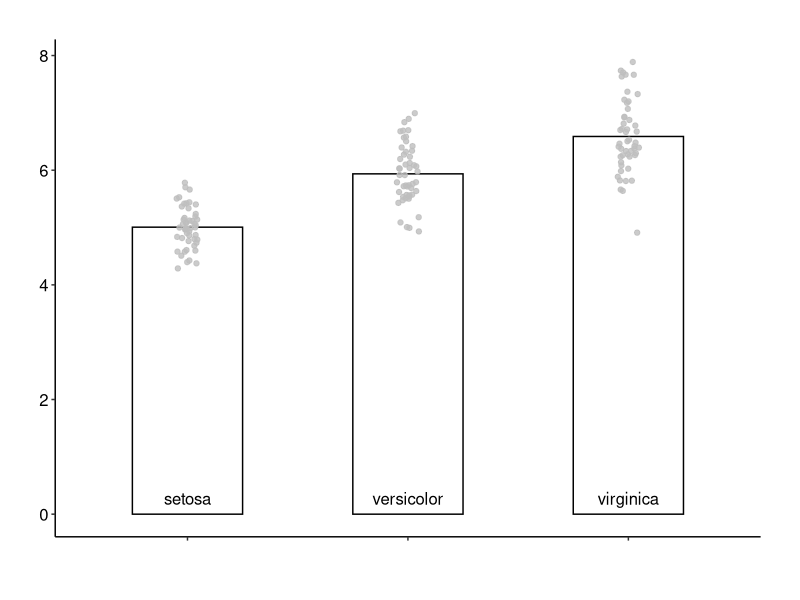
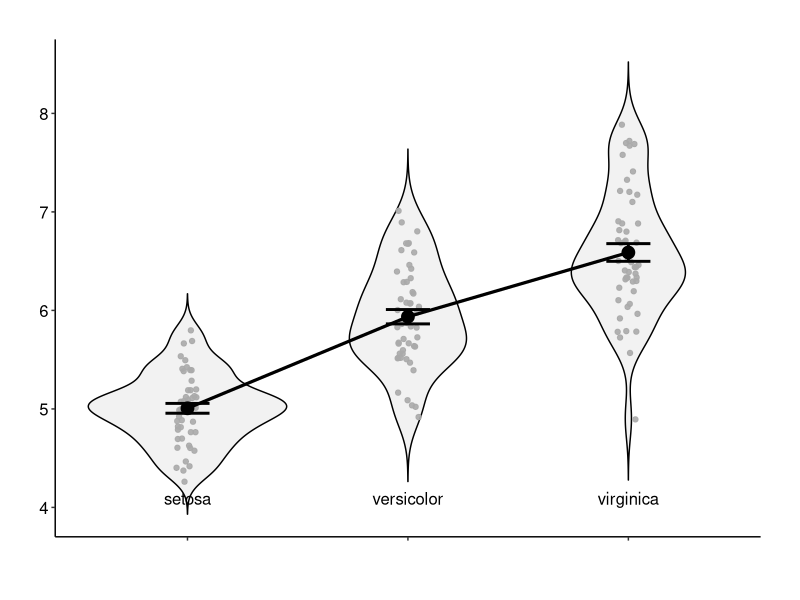
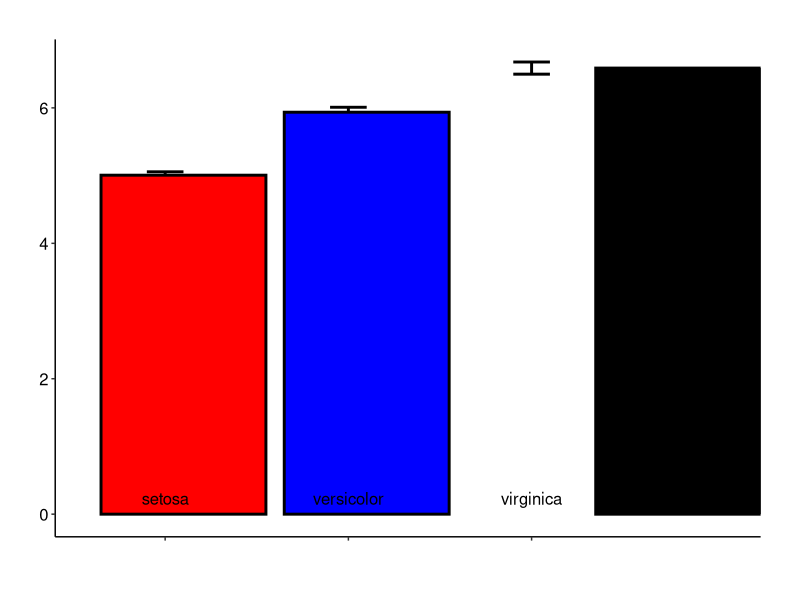
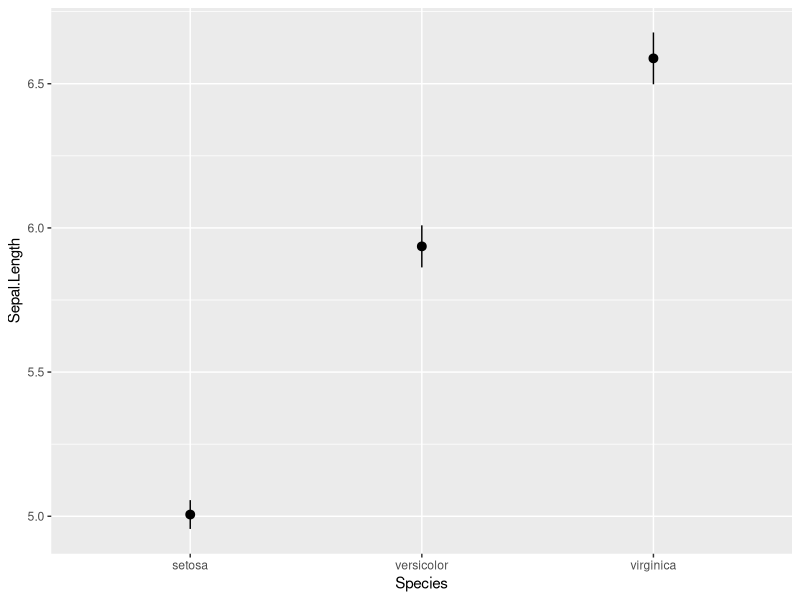

The R script that drew these images, in order:
library(ggplot2)
library(dplyr)

data(iris)

# create initial barplot
myplot = ggplot(iris, aes(x = Species, y = Sepal.Length))

# create barplot
my_barplot = myplot + stat_summary(fun.y = mean, geom = "col", fill = "White", colour = "Black", width=0.5) + 
  geom_jitter(width=0.05, col="gray", alpha=0.8) +
stat_summary(fun.data = mean_cl_normal, geom = "errorbar", width=0.2, size=1)
##########
# THEME ##
##########

### create a theme (i.e., change a series of parameters of the plot)
my_theme = theme(panel.grid.major = element_blank(), 
                 panel.grid.minor = element_blank(),
                 panel.background = element_blank(),  # remove backround
                 axis.title.x=element_blank(),  # get rid of of x axis title
                 axis.title.y=element_blank(), # get rid of y axis title
                 axis.text.x = element_text(colour="black", size=12, vjust=14), # x labels ticks text
                 axis.text.y = element_text(colour="black", size=12), # set y labels ticks text
                 axis.line.x = element_line(color="black", size = 0.5), # set x axis line
                 axis.line.y = element_line(color="black", size = 0.5), # set y asxis line
                 plot.margin = unit(c(1,1,1,1), "cm")

)

my_barplot_t = my_barplot + my_theme # + coord_cartesian(ylim=c(-6,6))

print(my_barplot_t)

## function to create standard error similar to mean_cl_normal
# in misc package. Contain y, ymin, ymax.


mean_se = function(x){
  se = function(x){sd(x)/sqrt(length(x))}
  data.frame(y=mean(x), ymin=mean(x)+se(x), ymax=mean(x)-se(x))
}


### VIOLIN
my_violin_plot = myplot +
  geom_violin(col="black", fill="gray", alpha=0.2, trim = FALSE) +
   geom_jitter(width=0.05, col="darkgray", alpha=0.9) +
  stat_summary(fun.data = mean_se, geom = "errorbar", width=0.2, size=1) +
stat_summary(fun.y = mean, geom = "point", fill = "black", colour = "black", size=4) +
stat_summary(aes(group=1), fun.y=mean, geom="line", size=1.1) 
  

my_violin_plot_t = my_violin_plot + my_theme

my_violin_plot_t


### BAR
my_bar_plot = myplot +
  stat_summary(fun.data = mean_se, geom = "errorbar", width=0.2, size=1, position=position_dodge(width=50)) +
  stat_summary(fun.y = mean, geom = "bar", fill = c("red", "blue", "black"), 
               colour = "black", size=1, position=position_nudge(c(0.1, 0.1, 0.8)))


my_bar_plot_t = my_bar_plot + my_theme

my_bar_plot_t


ggplot(iris, aes(x = Species, y = Sepal.Length)) + 
  stat_summary()
  stat_summary(fun.data = mean_se, geom = "errorbar", position=position_dodge(width=10)) 
  



